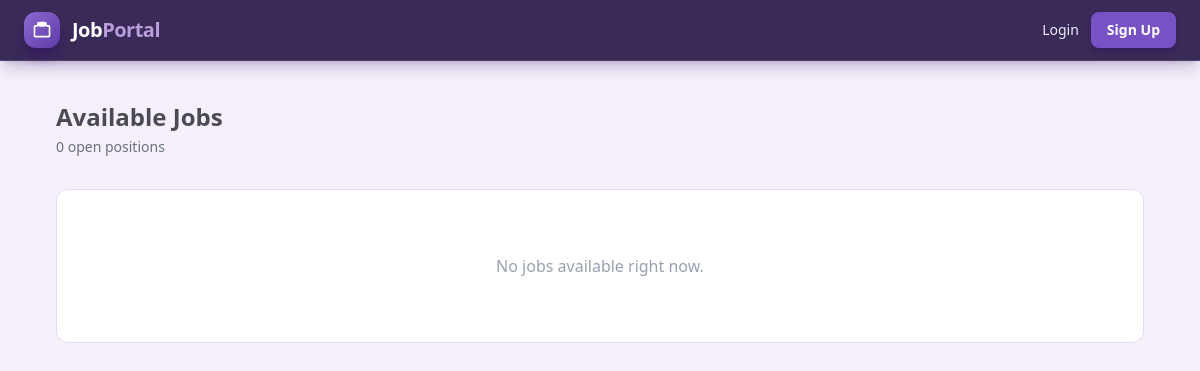
The app's page /jobs/, older data.
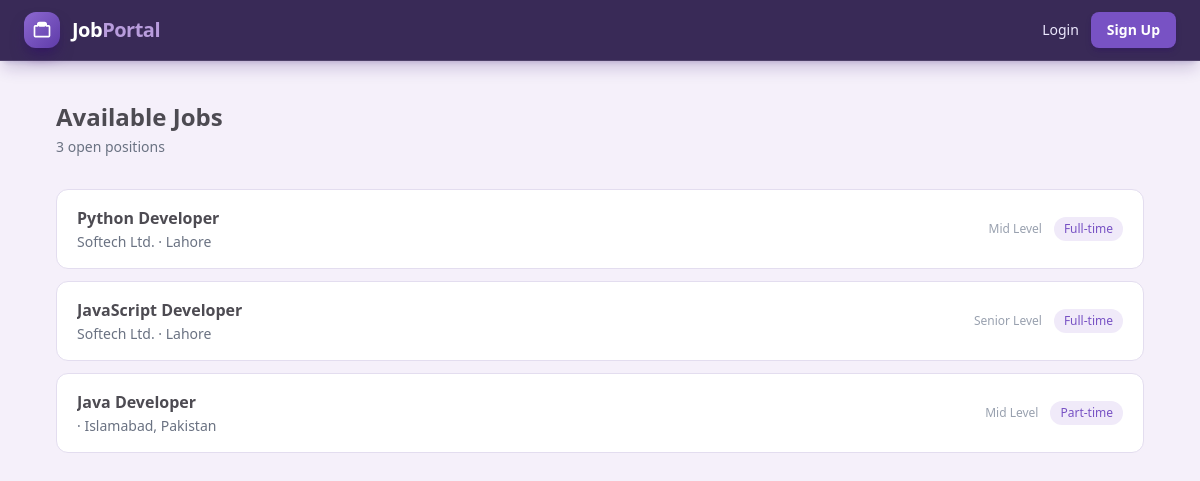
The same page, newer data.
### jobs/models.py (models this page shows, shortened)
class Job(models.Model):
    class JobType(models.TextChoices):
        FULL_TIME = "full_time", "Full-time"
        PART_TIME = "part_time", "Part-time"
        CONTRACT = "contract", "Contract"
        REMOTE = "remote", "Remote"
    class ExperienceLevel(models.TextChoices):
        ENTRY = "entry", "Entry Level"
        MID = "mid", "Mid Level"
        SENIOR = "senior", "Senior Level"
    company = models.ForeignKey(CompanyProfile, on_delete=models.CASCADE, related_name="jobs")
    title = models.CharField(max_length=200)
    description = models.TextField()
    requirements = models.TextField(blank=True)
    location = models.CharField(max_length=100)
    job_type = models.CharField(max_length=20, choices=JobType.choices)
    experience_level = models.CharField(max_length=20, choices=ExperienceLevel.choices)
    salary_min = models.PositiveIntegerField(blank=True, null=True)
    salary_max = models.PositiveIntegerField(blank=True, null=True)
    is_active = models.BooleanField(default=True)
    posted_at = models.DateTimeField(auto_now_add=True)

### profiles/models.py (models this page shows, shortened)
class CompanyProfile(models.Model):
    COMPANY_SIZE_CHOICES = [
        ("1-10", "1-10 employees"),
        ("11-50", "11-50 employees"),
        ("51-200", "51-200 employees"),
        ("201-500", "201-500 employees"),
        ("500+", "500+ employees"),
    ]
    user = models.OneToOneField(User, on_delete=models.CASCADE, related_name="company_profile")
    company_name = models.CharField(max_length=200, blank=True)
    website = models.URLField(blank=True)
    description = models.TextField(blank=True)
    industry = models.CharField(max_length=100, blank=True)
    company_size = models.CharField(max_length=20, choices=COMPANY_SIZE_CHOICES, blank=True)
    location = models.CharField(max_length=100, blank=True)
    profile_image = models.ImageField(upload_to="company_logos/", blank=True, null=True)

### jobs/views.py (the view)
# urls.py: path("", views.job_list, name="job_list"),
def job_list(request):
    jobs = Job.objects.filter(is_active=True)
    return render(request, "jobs/job_list.html", {"jobs": jobs})

### jobs/templates/jobs/job_list.html (shortened to what this page needs)
{% extends "base.html" %}
{% block content %}
<div class="max-w-6xl mx-auto px-4 py-10 sm:px-8">
  <div class="flex flex-col sm:flex-row justify-between sm:items-center gap-4 mb-8">
    <div>
      <h1 class="text-[#4d4b52] text-2xl font-bold">Available Jobs</h1>
      <p class="text-gray-500 text-sm mt-1">{{ jobs|length }} open position{{ jobs|length|pluralize }}</p>
    </div>
  </div>
  {% if jobs %}
    <div class="space-y-3">
      {% for job in jobs %}
        <a href="{% url 'jobs:job_detail' job_id=job.pk %}"
           class="flex items-center justify-between gap-4 bg-white border border-[#e3ddef] rounded-xl px-5 py-4 hover:border-[#7852c4] transition">
          <div class="min-w-0">
            <h2 class="text-[#4d4b52] font-semibold truncate">{{ job.title }}</h2>
            <p class="text-gray-500 text-sm mt-0.5">{{ job.company.company_name }} · {{ job.location }}</p>
          </div>
          <div class="flex items-center gap-3 shrink-0">
            <span class="hidden sm:inline text-xs text-gray-400">{{ job.get_experience_level_display }}</span>
            <span class="text-xs font-medium text-[#7852c4] bg-[#f0eaf9] px-2.5 py-1 rounded-full">
              {{ job.get_job_type_display }}
            </span>
          </div>
        </a>
      {% endfor %}
    </div>
  {% else %}
    <div class="text-center py-16 text-gray-400 bg-white rounded-xl border border-[#e3ddef]">No jobs available right now.</div>
  {% endif %}
</div>
{% endblock %}

### theme/templates/base.html (shortened to what this page needs)
{% load tailwind_tags %}
<!DOCTYPE html>
<html lang="en">
<head>
    {% tailwind_css %}
</head>
<body class="min-h-screen overflow-x-hidden bg-[#f5f0fa] text-[#4d4b52]">
    {% block navbar %}
    <nav class="sticky top-0 z-50 border-b border-white/10 bg-[#2f1f4e]/95 px-4 py-3 shadow-lg shadow-violet-950/20 backdrop-blur sm:px-6">
        <div class="mx-auto flex max-w-7xl items-center justify-between gap-3">
            <a href="/" class="flex shrink-0 items-center gap-2 text-lg font-bold tracking-tight text-white sm:gap-3 sm:text-xl">
                <span class="grid h-9 w-9 place-items-center rounded-xl bg-gradient-to-br from-[#8d68d0] to-[#5f3ba9] shadow-lg shadow-violet-950/50">
                </span>
                <span class="hidden sm:inline">
                    Job<span class="text-[#b99ddd]">Portal</span>
                </span>
            </a>
            {% if request.user.is_authenticated %}
                <div class="flex min-w-0 items-center gap-1 overflow-x-auto text-xs sm:gap-2 sm:text-sm">
                    <a href="{% url 'profiles:profile_view' %}"
                    class="whitespace-nowrap rounded-lg px-3 py-2 font-semibold transition {% if request.resolver_match.url_name == 'profile_view' %}bg-[#7852c4] text-white shadow-md shadow-violet-950/30{% else %}text-violet-100 hover:bg-white/10 hover:text-white{% endif %}">
                        Dashboard
                    </a>
                    {% comment %} <a href="{% url 'profiles:profile_setup' %}"
                    class="whitespace-nowrap rounded-lg px-3 py-2 font-semibold transition {% if request.resolver_match.url_name == 'profile_setup' %}bg-[#7852c4] text-white shadow-md shadow-violet-950/30{% else %}text-violet-100 hover:bg-white/10 hover:text-white{% endif %}">
                        Edit Profile
                    </a> {% endcomment %}
                    {% if request.user.role == "company" %}
                        <a href="#" class="whitespace-nowrap rounded-lg px-3 py-2 font-semibold text-violet-100 transition hover:bg-white/10 hover:text-white">
                            My Jobs
                        </a>
                        <a href="{% url 'jobs:job_list' %}" class="whitespace-nowrap rounded-lg px-3 py-2 font-semibold text-violet-100 transition hover:bg-white/10 hover:text-white">
                            Browse All Jobs
                        </a>
                        <a href="#" class="whitespace-nowrap rounded-lg px-3 py-2 font-semibold text-violet-100 transition hover:bg-white/10 hover:text-white">
                            Find Candidates
                        </a>
                    {% else %}
                        <a href="#" class="whitespace-nowrap rounded-lg px-3 py-2 font-semibold text-violet-100 transition hover:bg-white/10 hover:text-white">
                            Browse All Jobs
                        </a>
                        <a href="#" class="whitespace-nowrap rounded-lg px-3 py-2 font-semibold text-violet-100 transition hover:bg-white/10 hover:text-white">
                            Companies
                        </a>
                    {% endif %}
                </div>
                <div class="flex shrink-0 items-center gap-2 sm:gap-3">
                    <a href="{% url 'profiles:profile_view' %}"
                        class="hidden items-center gap-2 rounded-xl px-2 py-1.5 text-sm text-violet-100 transition hover:bg-white/10 hover:text-white md:flex">
                            {% if request.user.role == "candidate" and request.user.candidate_profile.profile_image %}
                                <img src="{{ request.user.candidate_profile.profile_image.url }}"
                                    alt="{{ request.user.username }}"
                                    class="h-8 w-8 rounded-lg object-cover">
                            {% elif request.user.role == "company" and request.user.company_profile.profile_image %}
                                <img src="{{ request.user.company_profile.profile_image.url }}"
                                    alt="{{ request.user.username }}"
                                    class="h-8 w-8 rounded-lg object-cover">
                            {% else %}
                                <span class="grid h-8 w-8 place-items-center rounded-lg bg-[#8d68d0] text-xs font-bold text-white">
                                    {{ request.user.username|first|upper }}
                                </span>
                            {% endif %}
                            <span class="max-w-24 truncate font-medium">
                                {{ request.user.username }}
                            </span>
                            {% if request.user.role == "candidate" %}
                                <span class="hidden rounded-full bg-white/10 px-2 py-1 text-[10px] text-violet-200 xl:inline">
                                    Candidate
                                </span>
                            {% else %}
                                <span class="hidden rounded-full bg-white/10 px-2 py-1 text-[10px] text-violet-200 xl:inline">
                                    Company
                                </span>
                            {% endif %}
                    </a>
                    <form method="post" action="{% url 'accounts:logout' %}">
                        {% csrf_token %}
                        <button type="submit"
                                class="rounded-lg border border-[#a98cdd]/40 px-3 py-2 text-xs font-semibold text-violet-100 transition hover:border-[#cdb9ed] hover:bg-white/10 hover:text-white">
                            Logout
                        </button>
                    </form>
                </div>
            {% else %}
                <div class="flex items-center gap-3 text-sm">
                    <a href="{% url 'accounts:login' %}" class="font-medium text-violet-100 transition hover:text-white">
                        Login
                    </a>
                    <a href="{% url 'accounts:signup' %}"
                       class="rounded-lg bg-[#7852c4] px-4 py-2 font-semibold text-white shadow-md shadow-violet-950/30 transition hover:bg-[#6742ad]">
                        Sign Up
                    </a>
                </div>
            {% endif %}
        </div>
    </nav>
    {% endblock %}
    <main class="{% block main_class %}min-h-[calc(100vh-64px)] w-full{% endblock %}">
        {% block content %}{% endblock %}
    </main>
</body>
</html>

Row changes from the older to the newer data that the page shows:
added Job: title "Python Developer", company.company_name "Softech Ltd.", location "Lahore", experience_level "Mid Level", job_type "Full-time"
added Job: title "JavaScript Developer", company.company_name "Softech Ltd.", location "Lahore", experience_level "Senior Level", job_type "Full-time"
added Job: title "Java Developer", location "Islamabad, Pakistan", experience_level "Mid Level", job_type "Part-time"
Text that changed along with them:
{{ jobs|length }}: "0" → "3"
text no longer shown: "No jobs available right now."
